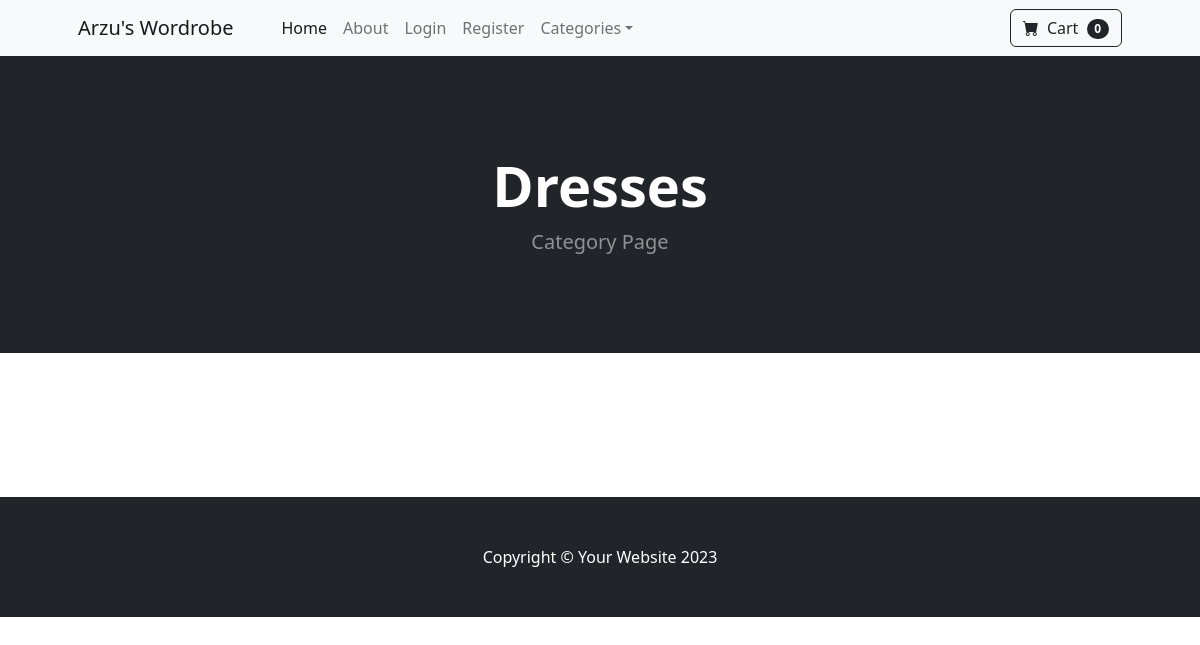
Page /category/Dresses on the earlier database version.
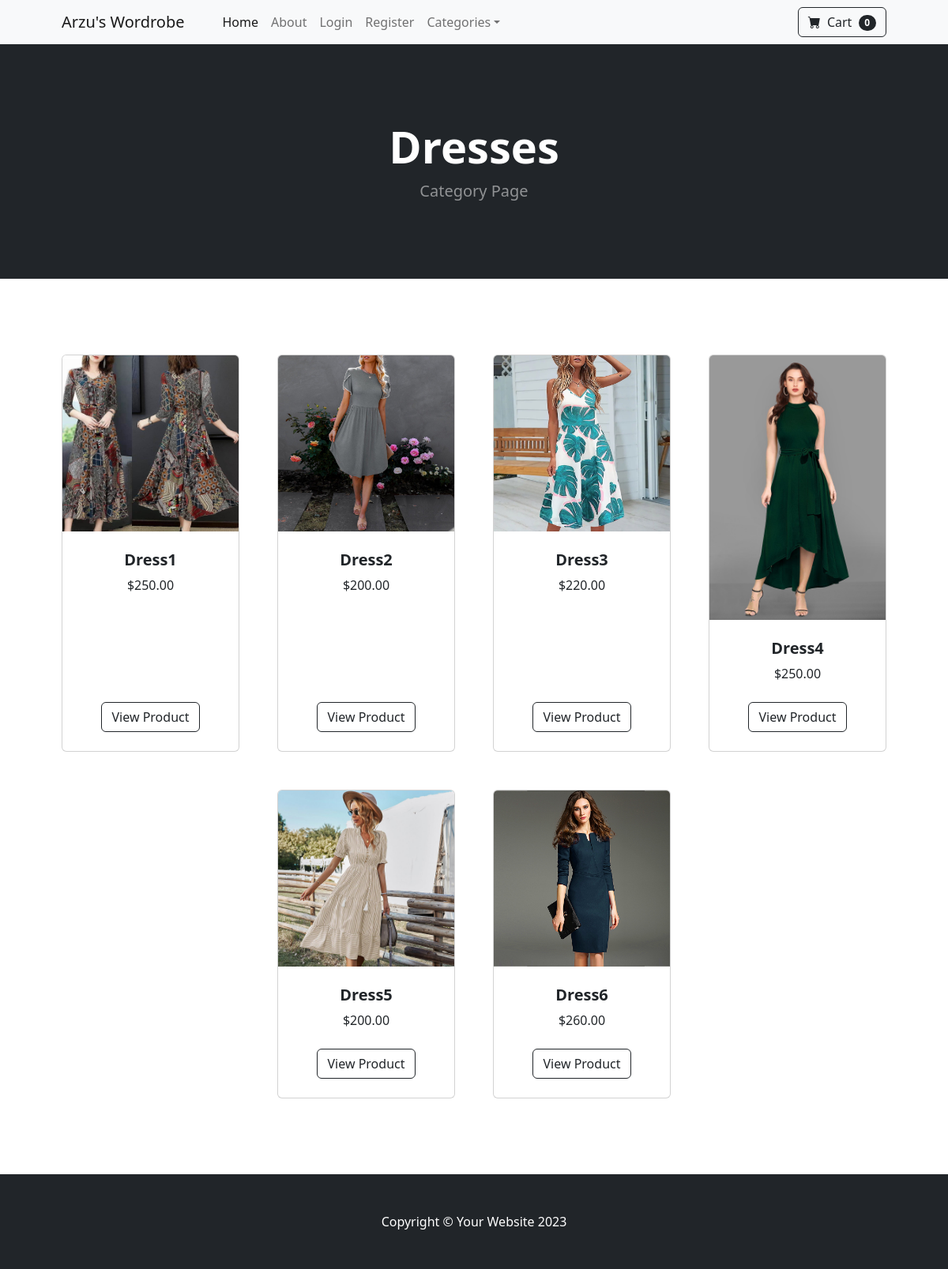
Same page on the later database version.
### store/models.py (models this page shows, shortened)
class Category(models.Model):
    name = models.CharField(max_length=50)
    def __str__(self):
        return self.name
    class Meta:
        verbose_name_plural = 'categories'

class Product(models.Model):
    name = models.CharField(max_length=100)
    price = models.DecimalField(default=0, decimal_places=2, max_digits=10)
    category = models.ForeignKey(Category, on_delete=models.CASCADE, default=1)
    description =models.CharField(max_length=300, default='', blank=True, null=True)
    image = models.ImageField(upload_to ='uploads/products/')
    is_sale = models.BooleanField(default=False)
    sale_price = models.DecimalField(default=0, decimal_places=2, max_digits=10)

### store/views.py (the view)
# urls.py: path('category/<str:item>', views.category, name='category'),
def category(request, item):
    item = item.replace('-', ' ')
    try:
        category = Category.objects.get(name=item)
        products = Product.objects.filter(category=category)
        return render(request, 'category.html', {'products': products, 'category': category})
    except:
        messages.error(request, ("Whoops! That category does not exist. Please try again!"))
        return redirect('home')

### cart/cart.py (called while the page is built)
    def __len__(self):
        return len(self.cart)

### cart/context_processors.py (called while the page is built)
def cart(request):
    return {'cart': Cart(request)}

### store/templates/category.html
{% extends 'base.html' %}
{% load static %}
{% block content %}
        <header class="bg-dark py-5">
            <div class="container px-4 px-lg-5 my-5">
                <div class="text-center text-white">
                    <h1 class="display-4 fw-bolder">{{ category }}</h1>
                    <p class="lead fw-normal text-white-50 mb-0">Category Page</p>
                </div>
            </div>
        </header>
        <section class="py-5">
            <div class="container px-4 px-lg-5 mt-5">
                <div class="row gx-4 gx-lg-5 row-cols-2 row-cols-md-3 row-cols-xl-4 justify-content-center">
                    {% for product in products %}
                        {% if product.is_sale %}
                        <div class="col mb-5">
                            <div class="card h-100">
                                <div class="badge bg-black text-white position-absolute" style="top:0.5rem; right:0.5rem">Sale</div>
                                <img class="card-img-top" src="{{ product.image.url }}" alt="..." />
                                <div class="card-body p-4">
                                    <div class="text-center">
                                        <h5 class="fw-bolder">{{ product.name }}</h5>
                                        <div class="d-flex justify-content-center small text-warning mb-2">
                                            <div class="bi-star-fill"></div>
                                            &nbsp;&nbsp;Sale&nbsp;&nbsp;
                                            <div class="bi-star-fill"></div>
                                        </div>
                                        <strike>${{ product.price }}</strike>
                                        &nbsp;${{ product.sale_price }}
                                    </div>
                                </div>
                                <div class="card-footer p-4 pt-0 border-top-0 bg-transparent">
                                    <div class="text-center"><a class="btn btn-outline-dark mt-auto" href="{% url 'product' product.id %}">View Product</a></div>
                                </div>
                            </div>
                        </div>
                        {% else %}
                    <div class="col mb-5">
                        <div class="card h-100">
                            <img class="card-img-top" src="{{ product.image.url }}" alt="..." />
                            <div class="card-body p-4">
                                <div class="text-center">
                                    <h5 class="fw-bolder">{{ product.name }}</h5>
                                    ${{ product.price }}
                                </div>
                            </div>
                            <div class="card-footer p-4 pt-0 border-top-0 bg-transparent">
                                <div class="text-center"><a class="btn btn-outline-dark mt-auto" href="{% url 'product' product.id %}">View Product</a></div>
                            </div>
                        </div>
                    </div>
                        {% endif %}
                    {% endfor %}
            </div>
        </section>
{% endblock %}

### store/templates/base.html (shortened to what this page needs)
{% load static %}
<!DOCTYPE html>
<html lang="en">
    <head>
        <link href="https://cdn.jsdelivr.net/npm/bootstrap-icons@1.5.0/font/bootstrap-icons.css" rel="stylesheet" />
        <link href="{% static 'css/styles.css' %}" rel="stylesheet" />
    </head>
    <body>
        {% include 'navbar.html' %}
        {% block content %}
        {% endblock %}
        <footer class="py-5 bg-dark">
            <div class="container"><p class="m-0 text-center text-white">Copyright &copy; Your Website 2023</p></div>
        </footer>
    </body>
</html>

### store/templates/navbar.html (shortened to what this page needs)
        <nav class="navbar navbar-expand-lg navbar-light bg-light">
            <div class="container px-4 px-lg-5">
                <a class="navbar-brand" href="{% url 'home' %}">Arzu's Wordrobe</a>
                <div class="collapse navbar-collapse" id="navbarSupportedContent">
                    <ul class="navbar-nav me-auto mb-2 mb-lg-0 ms-lg-4">
                        <li class="nav-item"><a class="nav-link active" aria-current="page" href="{% url 'home' %}">Home</a></li>
                        <li class="nav-item"><a class="nav-link" href="{% url 'about' %}">About</a></li>
                    {% if user.is_authenticated %}
                        <li class="nav-item"><a class="nav-link" href="{% url 'logout' %}">Logout</a></li>
                        <li class="nav-item"><a class="nav-link" href="{% url 'update_user' %}">Profile</a></li>
                    {% else %}
                        <li class="nav-item"><a class="nav-link" href="{% url 'login' %}">Login</a></li>
                        <li class="nav-item"><a class="nav-link" href="{% url 'register' %}">Register</a></li>
                    {% endif %}
                        <li class="nav-item dropdown">
                            <a class="nav-link dropdown-toggle" id="navbarDropdown" href="#" role="button" data-bs-toggle="dropdown" aria-expanded="false">Categories</a>
                        </li>
                    </ul>
                    <form class="d-flex">
                        <a href="{% url 'cart_summary' %}" class="btn btn-outline-dark">
                            <i class="bi-cart-fill me-1"></i>
                            Cart
                            <span class="badge bg-dark text-white ms-1 rounded-pill" id="cart_quantity">{{ cart|length }}</span>
                        </a>
                    </form>
                </div>
            </div>
        </nav>

Differences in the rows shown:
added Product: image (picture), name "Dress1", price "250.00"
added Product: image (picture), name "Dress2", price "200.00"
added Product: image (picture), name "Dress3", price "220.00"
added Product: image (picture), name "Dress4", price "250.00"
added Product: image (picture), name "Dress5", price "200.00"
added Product: image (picture), name "Dress6", price "260.00"
